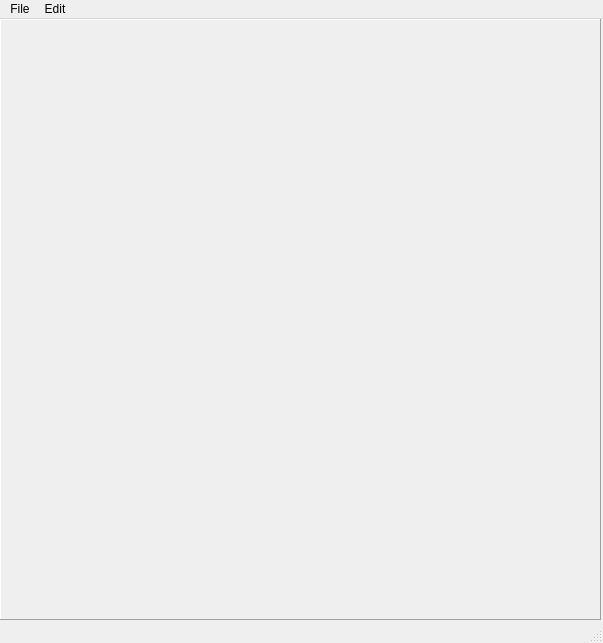
<?xml version="1.0" encoding="UTF-8"?>
<ui version="4.0">
 <class>MainWindow</class>
 <widget class="QMainWindow" name="MainWindow">
  <property name="geometry">
   <rect>
    <x>0</x>
    <y>0</y>
    <width>603</width>
    <height>643</height>
   </rect>
  </property>
  <property name="sizePolicy">
   <sizepolicy hsizetype="Preferred" vsizetype="Preferred">
    <horstretch>0</horstretch>
    <verstretch>0</verstretch>
   </sizepolicy>
  </property>
  <property name="windowTitle">
   <string>MainWindow</string>
  </property>
  <widget class="QWidget" name="centralwidget">
   <widget class="QFrame" name="frame">
    <property name="geometry">
     <rect>
      <x>0</x>
      <y>0</y>
      <width>601</width>
      <height>601</height>
     </rect>
    </property>
    <property name="frameShape">
     <enum>QFrame::Panel</enum>
    </property>
    <property name="frameShadow">
     <enum>QFrame::Raised</enum>
    </property>
    <widget class="QLabel" name="label">
     <property name="geometry">
      <rect>
       <x>0</x>
       <y>0</y>
       <width>600</width>
       <height>600</height>
      </rect>
     </property>
     <property name="contextMenuPolicy">
      <enum>Qt::CustomContextMenu</enum>
     </property>
     <property name="text">
      <string/>
     </property>
     <property name="alignment">
      <set>Qt::AlignCenter</set>
     </property>
    </widget>
   </widget>
  </widget>
  <widget class="QMenuBar" name="menubar">
   <property name="geometry">
    <rect>
     <x>0</x>
     <y>0</y>
     <width>603</width>
     <height>21</height>
    </rect>
   </property>
   <widget class="QMenu" name="menuFile">
    <property name="title">
     <string>File</string>
    </property>
    <widget class="QMenu" name="menuOpen">
     <property name="title">
      <string>Open</string>
     </property>
     <addaction name="actionFile_Select"/>
     <addaction name="actionFolder_Select"/>
    </widget>
    <addaction name="menuOpen"/>
    <addaction name="actionExit"/>
    <addaction name="separator"/>
   </widget>
   <widget class="QMenu" name="menuEdit">
    <property name="title">
     <string>Edit</string>
    </property>
    <widget class="QMenu" name="menuBlur_median">
     <property name="title">
      <string>Blur</string>
     </property>
     <addaction name="actionMedian"/>
     <addaction name="actionGaussian"/>
    </widget>
    <widget class="QMenu" name="menushift">
     <property name="title">
      <string>shift</string>
     </property>
     <addaction name="actionEast"/>
     <addaction name="actionWest"/>
     <addaction name="actionSouth"/>
     <addaction name="actionNorth"/>
    </widget>
    <addaction name="actionto_Gray"/>
    <addaction name="actionCrop"/>
    <addaction name="menuBlur_median"/>
    <addaction name="menushift"/>
    <addaction name="actionRotate"/>
    <addaction name="actionNext"/>
   </widget>
   <addaction name="menuFile"/>
   <addaction name="menuEdit"/>
  </widget>
  <widget class="QStatusBar" name="statusbar"/>
  <action name="actionExit">
   <property name="text">
    <string>Exit</string>
   </property>
  </action>
  <action name="actionFile_Select">
   <property name="text">
    <string>File Select</string>
   </property>
  </action>
  <action name="actionFolder_Select">
   <property name="text">
    <string>Folder Select</string>
   </property>
  </action>
  <action name="actionto_Gray">
   <property name="text">
    <string>to Gray</string>
   </property>
  </action>
  <action name="actionCrop">
   <property name="text">
    <string>Crop</string>
   </property>
  </action>
  <action name="actionNext">
   <property name="text">
    <string>Next</string>
   </property>
  </action>
  <action name="actionBlur_Gaussian">
   <property name="text">
    <string>Blur(Gaussian)</string>
   </property>
  </action>
  <action name="actionMedian">
   <property name="text">
    <string>median</string>
   </property>
  </action>
  <action name="actionGaussian">
   <property name="text">
    <string>gaussian</string>
   </property>
  </action>
  <action name="actionEast">
   <property name="text">
    <string>east</string>
   </property>
  </action>
  <action name="actionWest">
   <property name="text">
    <string>west</string>
   </property>
  </action>
  <action name="actionSouth">
   <property name="text">
    <string>south</string>
   </property>
  </action>
  <action name="actionNorth">
   <property name="text">
    <string>north</string>
   </property>
  </action>
  <action name="action_90">
   <property name="text">
    <string>+90</string>
   </property>
  </action>
  <action name="action_91">
   <property name="text">
    <string>-90</string>
   </property>
  </action>
  <action name="actionRotate">
   <property name="text">
    <string>rotate</string>
   </property>
  </action>
 </widget>
 <resources/>
 <connections/>
</ui>
